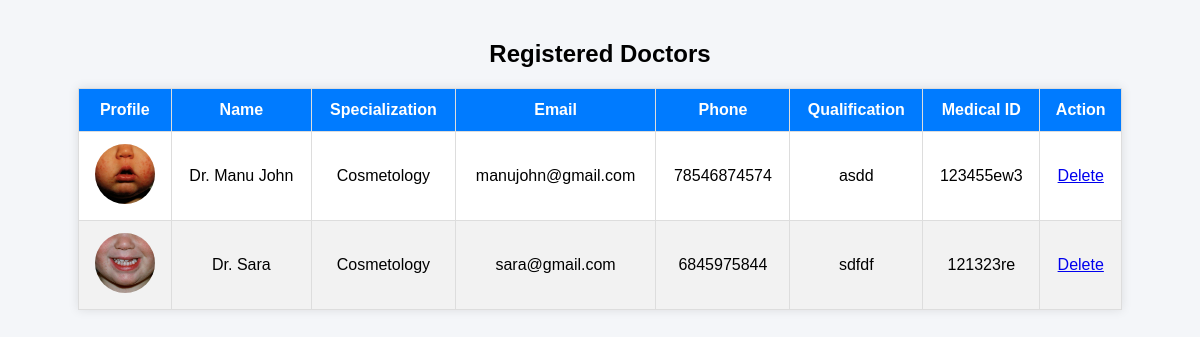
Before: /admin_doctor_list/ with the older database file.
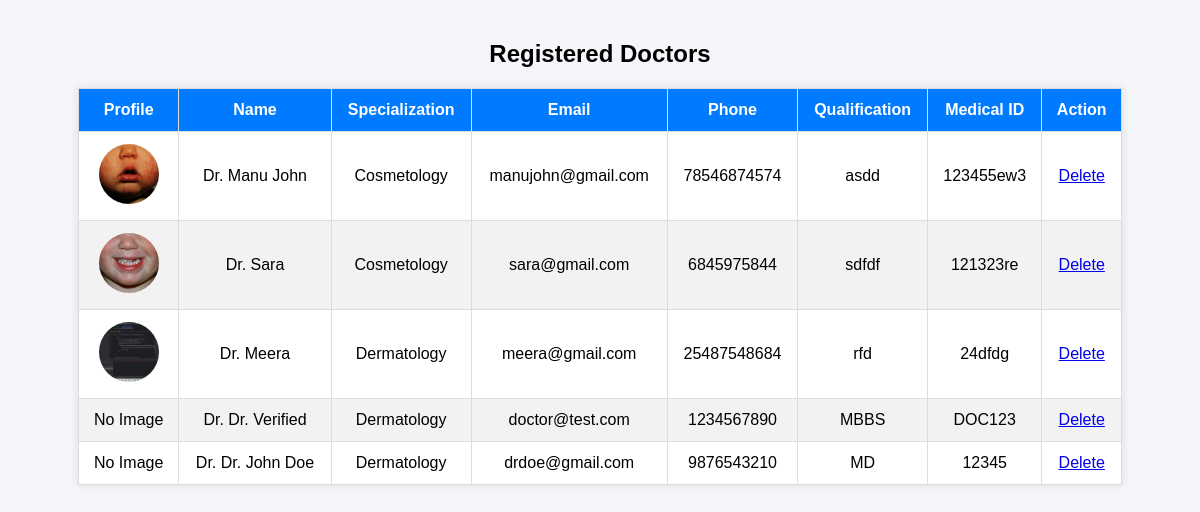
After: the same page with the newer database file.
### clinicadmin/models.py (models this page shows)
class tbl_doctor(models.Model):
    name=models.CharField(max_length=20)
    age=models.IntegerField()
    gender=models.CharField(max_length=10)
    profile_picture=models.ImageField(upload_to='doctor_profiles/', blank=True, null=True)
    email=models.EmailField(max_length=128,unique=True)
    phone_number=models.CharField(max_length=20)
    address=models.TextField()
    identification=models.ImageField(upload_to='doctor_id_proofs/', blank=True, null=True)
    specialization=models.CharField(max_length=30)
    qualification = models.CharField(max_length=50, blank=True, null=True)
    medical_registration_number=models.CharField(max_length=20,unique=True)
    password=models.CharField(max_length=128,blank=True)

### clinicadmin/views.py (the view)
# urls.py: path('admin_doctor_list/',views.admin_doctor_list,name='admin_doctor_list'),
def admin_doctor_list(request):
    doctors = tbl_doctor.objects.all()
    return render(request,'clinicadmin/doctor_list.html',{'doctors':doctors})

### clinicadmin/Templates/clinicadmin/doctor_list.html (shortened to what this page needs)
<!DOCTYPE html>
<html>
<head>
</head>
<body>
<h2>Registered Doctors</h2>
<table>
<thead>
<tr>
    <th>Profile</th>
    <th>Name</th>
    <th>Specialization</th>
    <th>Email</th>
    <th>Phone</th>
    <th>Qualification</th>
    <th>Medical ID</th>
    <th>Action</th>
</tr>
</thead>
<tbody>
{% for doctor in doctors %}
<tr>
<td>
{% if doctor.profile_picture %}
<img src="{{ doctor.profile_picture.url }}">
{% else %}
No Image
{% endif %}
</td>
<td>{{ doctor.name }}</td>
<td>{{ doctor.specialization }}</td>
<td>{{ doctor.email }}</td>
<td>{{ doctor.phone_number }}</td>
<td>{{ doctor.qualification }}</td>
<td>{{ doctor.medical_registration_number }}</td>
<td>
<a href="{% url 'webadmin:delete_doctor' doctor.id %}" onclick="return confirm('Are you sure you want to delete this doctor?')"
class="delete-btn"> Delete</a>
</td>
</tr>
{% endfor %}
</tbody>
</table>
</body>
</html>

### clinicadmin/Templates/clinicadmin/doctor_list.html (style rules this page uses)
body { font-family: Arial, sans-serif; background:#f4f6f9; margin:0; padding:20px; }
h2 { text-align:center; margin-bottom:20px; }
table { width:90%; margin:auto; border-collapse:collapse; background:white; box-shadow:0 0 10px rgba(0,0,0,0.1); }
th, td { border:1px solid #ddd; padding:12px; text-align:center; }
th { background:#007bff; color:white; }
tr:nth-child(even) { background:#f2f2f2; }
img { width:60px; height:60px; border-radius:50%; object-fit:cover; }

Changed rows visible on the page:
added tbl_doctor: profile_picture (picture), name "Dr. Meera", specialization "Dermatology", email "meera@gmail.com", phone_number "25487548684", qualification "rfd", medical_registration_number "24dfdg"
added tbl_doctor: profile_picture "No Image", name "Dr. Dr. Verified", specialization "Dermatology", email "doctor@test.com", phone_number "1234567890", qualification "MBBS", medical_registration_number "DOC123"
added tbl_doctor: profile_picture "No Image", name "Dr. Dr. John Doe", specialization "Dermatology", email "drdoe@gmail.com", phone_number "9876543210", qualification "MD", medical_registration_number "12345"
